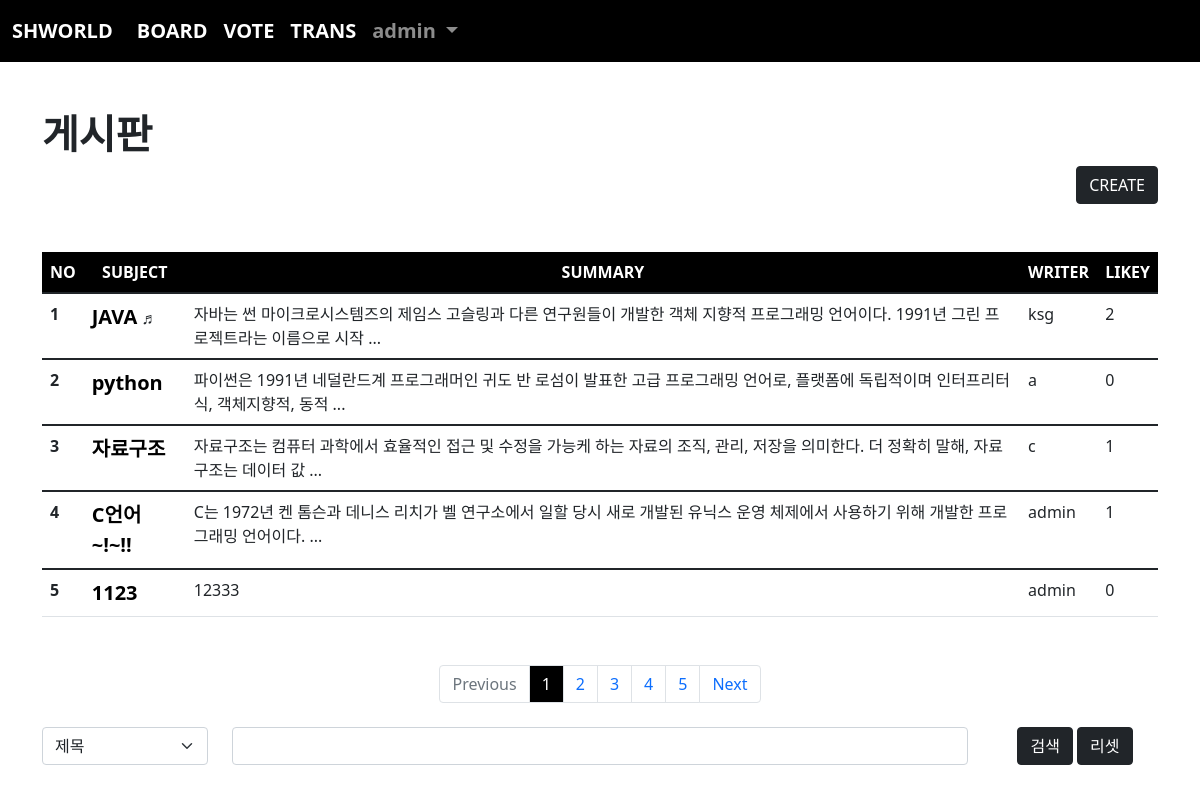
Page /board/index/ (signed in) on the committed database.
### acc/models.py (models this page shows, shortened)
class User(AbstractUser):
    pic = models.ImageField(upload_to="user/%y/%m/%d")
    age = models.IntegerField(default=1)
    comment = models.TextField()

### board/models.py (models this page shows, shortened)
class Board(models.Model):
    subject = models.CharField(max_length=100)
    writer = models.ForeignKey(User, on_delete=models.CASCADE, related_name="writer")
    content = models.TextField()
    pubdate = models.DateTimeField()
    likey = models.ManyToManyField(User, blank=True, related_name="likey")
    def summary(self):
        if len(self.content) >= 80:
            return f"{self.content[:80]} ..."
        return self.content
    def hot(self):
        if self.likey.count() >= 2:
            return True
        return False

### board/views.py (the view)
# urls.py: path("index/", views.index, name="index"),
def index(req):
    page = req.GET.get("page", 1)
    sel = req.GET.get("sel", "")
    tex = req.GET.get("tex", "")
    if tex:
        if sel == "tit":
            b = Board.objects.filter(subject__startswith=tex)
        elif sel == "wri":
            try:
                from acc.models import User
                u = User.objects.get(username=tex)
                b = Board.objects.filter(writer=u)
            except:
                b = Board.objects.none()    # 아무것도 없는 레코드라는 뜻
        elif sel == "con":
            b = Board.objects.filter(content__contains=tex)
        else:
            b = Board.objects.all()
    else:
        b = Board.objects.all()
    pag = Paginator(b, 5)
    obj = pag.get_page(page)
    context = {
        "bset" : obj,
        "sel" : sel,
        "tex" : tex
    }
    return render(req,"board/index.html", context)

### templates/board/index.html (shortened to what this page needs)
{% extends 'base.html'%}
{% block auth %}
    {% load mathfilters %}
    <div class="container mt-5 mb-5">
        <h1><b>게시판</b></h1>
        <div class="text-end">
            <a class="btn btn-dark" href="{% url 'board:create' %}">CREATE </a>
        </div>
        <table class="table table-hover mt-5" >
            <thead style="background-color: black; color: white;" class="text-center">
              <tr>
                <th scope="col">NO</th>
                <th scope="col">SUBJECT</th>
                <th scope="col">SUMMARY</th>
                <th scope="col">WRITER</th>
                <th scope="col">LIKEY</th>
              </tr>
            </thead>
            {% if bset %}
                {% for i in bset %}
                    <tbody>
                        <tr>
                            <th scope="row">{{ bset.start_index|add:forloop.counter0 }}</th>
                            <td><a class="sub" href="{% url 'board:detail' i.id %}">{{ i.subject }}</a>{% if i.hot %} ♬ {% endif %}</td>
                            <td>{{ i.summary }}</td>
                            <td>{{ i.writer }}</td>
                            <td>{{ i.likey.count }}</td>
                        </tr>
                    </tbody>
                {% endfor %}
            {% endif %}
        </table>
        <nav aria-label="Page navigation example" class="mt-5">
            <ul class="pagination justify-content-center">
                {% if bset.has_previous %}
                    <li class="page-item">
                        <a class="page-link" href="{% url 'board:index' %}?page={{bset.previous_page_number}}&tex={{tex}}&sel={{sel}}">Previous</a>
                    </li>
                {% else %}
                    <li class="page-item disabled">
                        <a class="page-link">Previous</a>
                    </li>
                {% endif %}
                {% for i in bset.paginator.page_range %}
                    {% if i >= bset.number|sub:5 and i <= bset.number|add:4 %}
                        <li class="page-item"><a class="page-link" href="{% url 'board:index' %}?page={{i}}&tex={{tex}}&sel={{sel}}" {% if i == bset.number %} style="background-color: black; color: white;" {% endif %}>{{i}}</a></li>
                    {% endif %}
                {% endfor %}
                {% if bset.has_next %}
                    <li class="page-item">
                        <a class="page-link" href="{% url 'board:index' %}?page={{bset.next_page_number}}&tex={{tex}}&sel={{sel}}">Next</a>
                    </li>
                {% else %}
                    <li class="page-item disabled">
                        <a class="page-link">Next</a>
                    </li>
                {% endif %}
            </ul>
        </nav>
        <form>
            <div class="row mt-4">
                <div class="col-lg-2">
                    <select name="sel" class="form-select mb-3" aria-label=".form-select-lg example">
                        <option value="tit" {% if sel == 'tit' %} selected {% endif %}>제목</option>
                    </select>
                </div>
                <div class="col-lg-8">
                    <input type="text" name="tex" value="{{tex}}" class="form-control">
                </div>
                <div class="col-lg-2 text-center">
                    <button class="btn btn-dark">검색</button>
                    <a href="{% url 'board:index' %}" class="btn btn-dark">리셋</a>
                </div>
            </div>
        </form>
    </div>
{% endblock %}

### templates/base.html (shortened to what this page needs)
<!doctype html>
<html lang="en">
    <head>
        <link href="https://cdn.jsdelivr.net/npm/bootstrap@5.1.3/dist/css/bootstrap.min.css" rel="stylesheet">
    </head>
    <body>
        {% if user.is_authenticated %}
            <nav class="navbar navbar-expand-lg navbar-dark" style="background-color: rgb(0, 0, 0); font-size: 20px; font-weight: bold;">
                <div class="container-fluid">
                    <a class="navbar-brand" href="{% url 'acc:index' %}">SHWORLD</a>
                    <div class="collapse navbar-collapse" id="navbarSupportedContent">
                        <ul class="navbar-nav me-auto mb-2 mb-lg-0">
                            <li class="nav-item">
                                <a class="nav-link active" aria-current="page" href="{% url 'board:index' %}">BOARD</a>
                            </li>
                            <li class="nav-item">
                                <a class="nav-link active" aria-current="page" href="{% url 'vote:index' %}">VOTE</a>
                            </li>
                            <li class="nav-item">
                                <a class="nav-link active" aria-current="page" href="{% url 'trans:index' %}">TRANS</a>
                            </li>
                            <li class="nav-item dropdown">
                                <a class="nav-link dropdown-toggle" href="#" id="navbarDropdown" role="button" data-bs-toggle="dropdown" aria-expanded="false">
                                    {{ user }}
                                </a>
                            </li>
                        </ul>
                    </div>
                </div>
            </nav>
        {% endif %}
        {% if user.is_authenticated %}
            {% block auth %}{% endblock %}
        {% endif %}
    </body>
</html>

### templates/board/index.html (style rules this page uses)
.sub { text-decoration: none; font-size: 20px; font-weight: bold; color: black; }

### rows in the picture
User: username "admin"
Board: start_index|add "1", subject "JAVA", summary "자바는 썬 마이크로시스템즈의 제임스 고슬링과 다른 연구원들이 개발한 객체 지향적 프로그래밍 언어이다. 1991년 그린 프로젝트라는 이름으로 시작 ...", writer "ksg", likey.count "2"
Board: start_index|add "2", subject "python", summary "파이썬은 1991년 네덜란드계 프로그래머인 귀도 반 로섬이 발표한 고급 프로그래밍 언어로, 플랫폼에 독립적이며 인터프리터식, 객체지향적, 동적 ...", writer "a", likey.count "0"
Board: start_index|add "3", subject "자료구조", summary "자료구조는 컴퓨터 과학에서 효율적인 접근 및 수정을 가능케 하는 자료의 조직, 관리, 저장을 의미한다. 더 정확히 말해, 자료 구조는 데이터 값 ...", writer "c", likey.count "1"
Board: start_index|add "4", subject "C언어~!~!!", summary "C는 1972년 켄 톰슨과 데니스 리치가 벨 연구소에서 일할 당시 새로 개발된 유닉스 운영 체제에서 사용하기 위해 개발한 프로그래밍 언어이다. ...", writer "admin", likey.count "1"
Board: start_index|add "5", subject "1123", summary "12333", writer "admin", likey.count "0"

### other values in the picture
{{ i }} "1" "2" "3" "4" "5"
